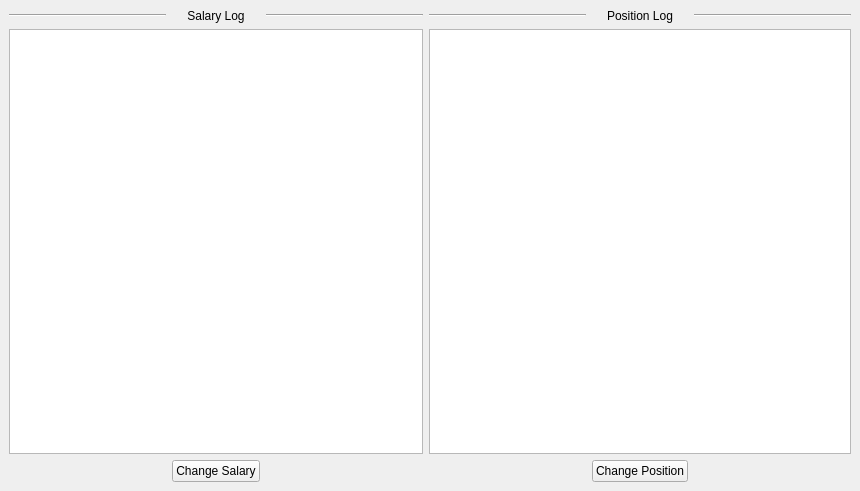
<?xml version="1.0" encoding="UTF-8"?>
<ui version="4.0">
 <class>MainWindow</class>
 <widget class="QMainWindow" name="MainWindow">
  <property name="geometry">
   <rect>
    <x>0</x>
    <y>0</y>
    <width>860</width>
    <height>491</height>
   </rect>
  </property>
  <property name="windowTitle">
   <string>MainWindow</string>
  </property>
  <widget class="QWidget" name="centralwidget">
   <layout class="QGridLayout" name="gridLayout">
    <item row="0" column="3">
     <widget class="Line" name="line_2">
      <property name="orientation">
       <enum>Qt::Horizontal</enum>
      </property>
     </widget>
    </item>
    <item row="0" column="0">
     <widget class="Line" name="line">
      <property name="orientation">
       <enum>Qt::Horizontal</enum>
      </property>
     </widget>
    </item>
    <item row="1" column="3" colspan="3">
     <widget class="QTableWidget" name="table_position"/>
    </item>
    <item row="2" column="2">
     <spacer name="horizontalSpacer_2">
      <property name="orientation">
       <enum>Qt::Horizontal</enum>
      </property>
      <property name="sizeHint" stdset="0">
       <size>
        <width>152</width>
        <height>20</height>
       </size>
      </property>
     </spacer>
    </item>
    <item row="2" column="5">
     <spacer name="horizontalSpacer_4">
      <property name="orientation">
       <enum>Qt::Horizontal</enum>
      </property>
      <property name="sizeHint" stdset="0">
       <size>
        <width>152</width>
        <height>20</height>
       </size>
      </property>
     </spacer>
    </item>
    <item row="2" column="0">
     <spacer name="horizontalSpacer">
      <property name="orientation">
       <enum>Qt::Horizontal</enum>
      </property>
      <property name="sizeHint" stdset="0">
       <size>
        <width>153</width>
        <height>20</height>
       </size>
      </property>
     </spacer>
    </item>
    <item row="2" column="4">
     <widget class="QPushButton" name="btn_changePosition">
      <property name="text">
       <string>Change Position</string>
      </property>
     </widget>
    </item>
    <item row="1" column="0" colspan="3">
     <widget class="QTableWidget" name="table_salary"/>
    </item>
    <item row="2" column="1">
     <widget class="QPushButton" name="btn_changeSalaray">
      <property name="text">
       <string>Change Salary</string>
      </property>
     </widget>
    </item>
    <item row="2" column="3">
     <spacer name="horizontalSpacer_3">
      <property name="orientation">
       <enum>Qt::Horizontal</enum>
      </property>
      <property name="sizeHint" stdset="0">
       <size>
        <width>153</width>
        <height>20</height>
       </size>
      </property>
     </spacer>
    </item>
    <item row="0" column="1">
     <widget class="QLabel" name="label">
      <property name="text">
       <string>Salary Log</string>
      </property>
      <property name="alignment">
       <set>Qt::AlignCenter</set>
      </property>
     </widget>
    </item>
    <item row="0" column="2">
     <widget class="Line" name="line_3">
      <property name="orientation">
       <enum>Qt::Horizontal</enum>
      </property>
     </widget>
    </item>
    <item row="0" column="4">
     <widget class="QLabel" name="label_2">
      <property name="text">
       <string>Position Log</string>
      </property>
      <property name="alignment">
       <set>Qt::AlignCenter</set>
      </property>
     </widget>
    </item>
    <item row="0" column="5">
     <widget class="Line" name="line_4">
      <property name="orientation">
       <enum>Qt::Horizontal</enum>
      </property>
     </widget>
    </item>
   </layout>
  </widget>
 </widget>
 <resources/>
 <connections/>
</ui>
